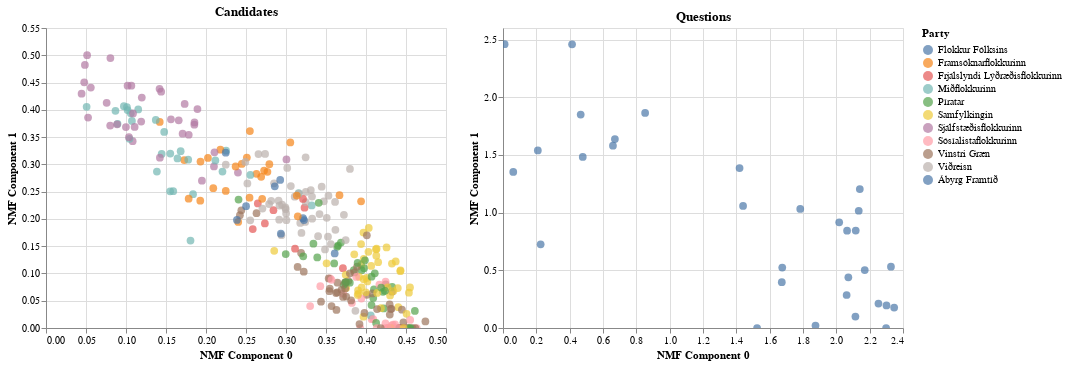

Source (notebook cell):
### Code cell
# hide_input
source = pd.DataFrame({"NMF Component 0": W[:, 0], "NMF Component 1": W[:, 1], "Party": df_results["party"], "Name": df_results["name"]})

chart_results = alt.Chart(source).mark_circle(size=60).encode(
    x='NMF Component 0',
    y='NMF Component 1',
    color='Party',
    tooltip=["Name", 'Party']
).interactive().properties(title="Candidates")

source = pd.DataFrame({"NMF Component 0": H.T[:, 0], "NMF Component 1": H.T[:, 1], "Question": df_questions["question"], "Number": range(len(H.T[:, 0]))})

chart_questions = alt.Chart(source).mark_circle(size=60).encode(
    x='NMF Component 0',
    y='NMF Component 1',
    tooltip=['Question', 'Number']
).interactive().properties(title="Questions")

chart_results | chart_questions

### Figure 1 — Vega-Lite specification as saved in the notebook (floating-point values rounded to 4 significant figures; data arrays with more than 128 entries replaced by an {"elided": "..."} marker saying what was removed)
{"config": {"view": {"continuousWidth": 400, "continuousHeight": 300}}, "hconcat": [{"data": {"name": "data-fbda173daea7b869c5338bfb66e22244"}, "mark": {"type": "circle", "size": 60}, "encoding": {"color": {"type": "nominal", "field": "Party"}, "tooltip": [{"type": "nominal", "field": "Name"}, {"type": "nominal", "field": "Party"}], "x": {"type": "quantitative", "field": "NMF Component 0"}, "y": {"type": "quantitative", "field": "NMF Component 1"}}, "selection": {"selector003": {"type": "interval", "bind": "scales", "encodings": ["x", "y"]}}, "title": "Candidates"}, {"data": {"name": "data-17ef9ed19686215ba1712cc462f8aa63"}, "mark": {"type": "circle", "size": 60}, "encoding": {"tooltip": [{"type": "nominal", "field": "Question"}, {"type": "quantitative", "field": "Number"}], "x": {"type": "quantitative", "field": "NMF Component 0"}, "y": {"type": "quantitative", "field": "NMF Component 1"}}, "selection": {"selector004": {"type": "interval", "bind": "scales", "encodings": ["x", "y"]}}, "title": "Questions"}], "$schema": "https://vega.github.io/schema/vega-lite/v4.8.1.json", "datasets": {"data-fbda173daea7b869c5338bfb66e22244": {"elided": "311 records"}, "data-17ef9ed19686215ba1712cc462f8aa63": [{"NMF Component 0": 0.6597, "NMF Component 1": 1.58, "Question": "Íslenskt samfélag einkennist af réttlæti, sanngirni og jöfnum tækifærum.", "Number": 0}, {"NMF Component 0": 0.209, "NMF Component 1": 1.539, "Question": "Það á að leyfa kórónuveirunni að ganga án sóttvarnatakmarkana.", "Number": 1}, {"NMF Component 0": 1.673, "NMF Component 1": 0.3967, "Question": "Stjórnvöld eiga að setja strangar takmarkanir við landamæri til að tryggja að smit berist ekki til landsins.", "Number": 2}, {"NMF Component 0": 0.009641, "NMF Component 1": 2.46, "Question": "Auka á vægi einkareksturs í heilbrigðiskerfinu.", "Number": 3}, {"NMF Component 0": 2.116, "NMF Component 1": 0.8441, "Question": "Það þarf að auka fjárveitingar til heilbrigðiskerfisins.", "Number": 4}, {"NMF Component 0": 2.064, "NMF Component 1": 0.8439, "Question": "Draga ætti verulega úr kostnaðarþátttöku sjúklinga í heilbrigðiskerfinu.", "Number": 5}, {"NMF Component 0": 2.017, "NMF Component 1": 0.916, "Question": "Ríkið ætti að taka meiri þátt í lyfjakostnaði sjúklinga.", "Number": 6}, {"NMF Component 0": 1.875, "NMF Component 1": 0.02088, "Question": "Efna á til þjóðaratkvæðagreiðslu um framhald aðildarviðræðna við ESB.", "Number": 7}, {"NMF Component 0": 0.4144, "NMF Component 1": 2.459, "Question": "Ísland á að eiga aðild að NATO.", "Number": 8}, {"NMF Component 0": 2.17, "NMF Component 1": 0.502, "Question": "Ísland á að taka á móti fleiri flóttamönnum.", "Number": 9}, {"NMF Component 0": 2.253, "NMF Component 1": 0.2117, "Question": "Stjórnvöld eiga með beinum hætti að stuðla að samdrætti í losun gróðurhúsalofttegunda, til dæmis með hærri gjöldum á mengunarvalda.", "Number": 10}, {"NMF Component 0": 0.2259, "NMF Component 1": 0.7258, "Question": "Stjórnvöld hafa gert nóg til að liðka fyrir grænni umsvifum fyrirtækja og fjárfesta í grænum lausnum.", "Number": 11}, {"NMF Component 0": 2.062, "NMF Component 1": 0.286, "Question": "Hagsmunir náttúrunnar eiga að vega þyngra en fjárhagslegir hagsmunir við ákvarðanatöku stjórnvalda í atvinnuuppbyggingu.", "Number": 12}, {"NMF Component 0": 2.301, "NMF Component 1": 0.1958, "Question": "Beita á skattkerfinu til að minnka bilið milli ríkustu og fátækustu einstaklinganna.", "Number": 13}, {"NMF Component 0": 2.299, "NMF Component 1": 0.0, "Question": "Hækka á skatta á tekjuhæsta fólkið.", "Number": 14}, {"NMF Component 0": 0.06157, "NMF Component 1": 1.352, "Question": "Opinberir háskólar eiga að innheimta skólagjöld.", "Number": 15}, {"NMF Component 0": 2.328, "NMF Component 1": 0.5309, "Question": "Sjávarútvegsfyrirtæki ættu að greiða meira til ríkisins fyrir aðgang að auðlindum.", "Number": 16}, {"NMF Component 0": 0.8528, "NMF Component 1": 1.864, "Question": "Það ætti að lækka tryggingagjald á fyrirtæki.", "Number": 17}, {"NMF Component 0": 1.675, "NMF Component 1": 0.5243, "Question": "Stjórnvöld ættu að innheimta hærri gjöld og skatta af erlendum ferðamönnum.", "Number": 18}, {"NMF Component 0": 1.419, "NMF Component 1": 1.386, "Question": "Stjórnvöld ættu að flytja fleiri ríkisstofnanir til landsbyggðanna.", "Number": 19}, {"NMF Component 0": 1.784, "NMF Component 1": 1.032, "Question": "Ríkið á að standa fyrir uppbyggingu innviða á vinsælum ferðamannastöðum.", "Number": 20}, {"NMF Component 0": 0.4786, "NMF Component 1": 1.482, "Question": "Innheimta á veggjöld í auknum mæli til að fjármagna nýjar vegaframkvæmdir.", "Number": 21}, {"NMF Component 0": 0.4662, "NMF Component 1": 1.85, "Question": "Reykjavíkurflugvöllur á að vera í Vatnsmýri um ókomna framtíð.", "Number": 22}, {"NMF Component 0": 2.114, "NMF Component 1": 0.09958, "Question": "Ríkið á að styðja og taka þátt í fjármögnun Borgarlínu.", "Number": 23}, {"NMF Component 0": 1.44, "NMF Component 1": 1.058, "Question": "Stjórnvöld eiga að halda áfram að styðja við atvinnulífið í kjölfar heimsfaraldursins til að koma til móts við fyrirtæki sem lentu í rekstrarvanda í faraldrinum.", "Number": 24}, {"NMF Component 0": 2.347, "NMF Component 1": 0.1773, "Question": "Alþingi á að vinna markvisst að endurskoðun stjórnarskrárinnar á næsta kjörtímabili.", "Number": 25}, {"NMF Component 0": 2.134, "NMF Component 1": 1.016, "Question": "Tryggja þarf að örorkubætur og ellilífeyrir séu ekki lægri en lægstu laun á vinnumarkaði.", "Number": 26}, {"NMF Component 0": 2.141, "NMF Component 1": 1.204, "Question": "Efla þarf velferðarkerfið svo það styðji betur við þá sem höllustum fæti standa í samfélaginu.", "Number": 27}, {"NMF Component 0": 0.6713, "NMF Component 1": 1.638, "Question": "Leyfa á smásölu áfengis í matvöruverslunum.", "Number": 28}, {"NMF Component 0": 2.072, "NMF Component 1": 0.4398, "Question": "Varsla neysluskammta af kannabisefnum ætti að vera refsilaus.", "Number": 29}, {"NMF Component 0": 1.525, "NMF Component 1": 0.0, "Question": "Hið opinbera ætti að beita neyslustýringu til að hvetja til heilbrigðs lífernis, svo sem með sykurskatti.", "Number": 30}]}}
